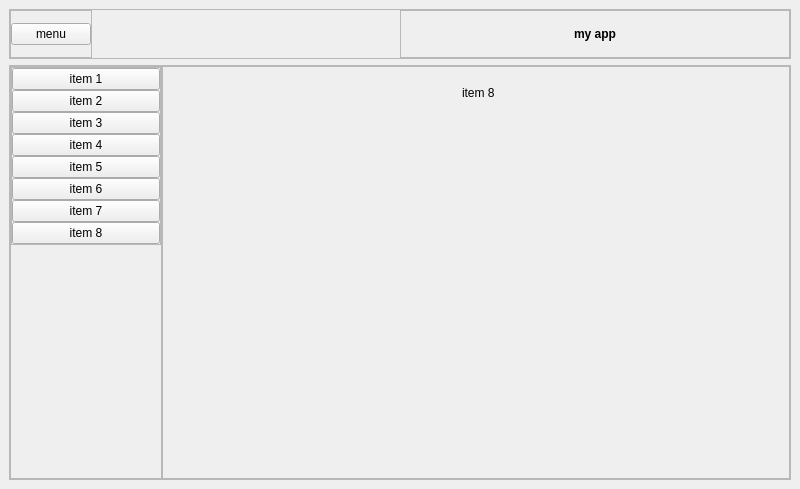
<?xml version="1.0" encoding="UTF-8"?>
<ui version="4.0">
 <class>MainWindow</class>
 <widget class="QMainWindow" name="MainWindow">
  <property name="geometry">
   <rect>
    <x>0</x>
    <y>0</y>
    <width>800</width>
    <height>489</height>
   </rect>
  </property>
  <property name="windowTitle">
   <string>MainWindow</string>
  </property>
  <widget class="QWidget" name="centralwidget">
   <layout class="QVBoxLayout" name="verticalLayout">
    <item alignment="Qt::AlignTop">
     <widget class="QFrame" name="header">
      <property name="minimumSize">
       <size>
        <width>0</width>
        <height>50</height>
       </size>
      </property>
      <property name="maximumSize">
       <size>
        <width>16777215</width>
        <height>50</height>
       </size>
      </property>
      <property name="frameShape">
       <enum>QFrame::StyledPanel</enum>
      </property>
      <property name="frameShadow">
       <enum>QFrame::Raised</enum>
      </property>
      <layout class="QHBoxLayout" name="horizontalLayout_2">
       <property name="spacing">
        <number>0</number>
       </property>
       <property name="leftMargin">
        <number>0</number>
       </property>
       <property name="topMargin">
        <number>0</number>
       </property>
       <property name="rightMargin">
        <number>0</number>
       </property>
       <property name="bottomMargin">
        <number>0</number>
       </property>
       <item alignment="Qt::AlignLeft">
        <widget class="QFrame" name="frame">
         <property name="frameShape">
          <enum>QFrame::StyledPanel</enum>
         </property>
         <property name="frameShadow">
          <enum>QFrame::Raised</enum>
         </property>
         <layout class="QHBoxLayout" name="horizontalLayout_3">
          <property name="spacing">
           <number>0</number>
          </property>
          <property name="leftMargin">
           <number>0</number>
          </property>
          <property name="topMargin">
           <number>0</number>
          </property>
          <property name="rightMargin">
           <number>0</number>
          </property>
          <property name="bottomMargin">
           <number>0</number>
          </property>
          <item>
           <widget class="QPushButton" name="pushButton">
            <property name="text">
             <string>menu</string>
            </property>
           </widget>
          </item>
         </layout>
        </widget>
       </item>
       <item>
        <widget class="QFrame" name="frame_3">
         <property name="frameShape">
          <enum>QFrame::StyledPanel</enum>
         </property>
         <property name="frameShadow">
          <enum>QFrame::Raised</enum>
         </property>
         <layout class="QVBoxLayout" name="verticalLayout_4">
          <property name="spacing">
           <number>0</number>
          </property>
          <property name="leftMargin">
           <number>0</number>
          </property>
          <property name="topMargin">
           <number>0</number>
          </property>
          <property name="rightMargin">
           <number>0</number>
          </property>
          <property name="bottomMargin">
           <number>0</number>
          </property>
          <item>
           <widget class="QLabel" name="label">
            <property name="font">
             <font>
              <weight>75</weight>
              <bold>true</bold>
             </font>
            </property>
            <property name="text">
             <string>my app</string>
            </property>
            <property name="alignment">
             <set>Qt::AlignCenter</set>
            </property>
           </widget>
          </item>
         </layout>
        </widget>
       </item>
      </layout>
     </widget>
    </item>
    <item>
     <widget class="QFrame" name="frame_2">
      <property name="frameShape">
       <enum>QFrame::StyledPanel</enum>
      </property>
      <property name="frameShadow">
       <enum>QFrame::Raised</enum>
      </property>
      <layout class="QHBoxLayout" name="horizontalLayout">
       <property name="spacing">
        <number>0</number>
       </property>
       <property name="leftMargin">
        <number>0</number>
       </property>
       <property name="topMargin">
        <number>0</number>
       </property>
       <property name="rightMargin">
        <number>0</number>
       </property>
       <property name="bottomMargin">
        <number>0</number>
       </property>
       <item alignment="Qt::AlignLeft">
        <widget class="QFrame" name="sidemenu">
         <property name="frameShape">
          <enum>QFrame::StyledPanel</enum>
         </property>
         <property name="frameShadow">
          <enum>QFrame::Raised</enum>
         </property>
         <layout class="QVBoxLayout" name="verticalLayout_2">
          <property name="spacing">
           <number>0</number>
          </property>
          <property name="leftMargin">
           <number>0</number>
          </property>
          <property name="topMargin">
           <number>0</number>
          </property>
          <property name="rightMargin">
           <number>0</number>
          </property>
          <property name="bottomMargin">
           <number>0</number>
          </property>
          <item alignment="Qt::AlignTop">
           <widget class="QFrame" name="frame_4">
            <property name="minimumSize">
             <size>
              <width>150</width>
              <height>0</height>
             </size>
            </property>
            <property name="maximumSize">
             <size>
              <width>150</width>
              <height>16777215</height>
             </size>
            </property>
            <property name="frameShape">
             <enum>QFrame::StyledPanel</enum>
            </property>
            <property name="frameShadow">
             <enum>QFrame::Raised</enum>
            </property>
            <layout class="QVBoxLayout" name="verticalLayout_3">
             <property name="spacing">
              <number>0</number>
             </property>
             <property name="leftMargin">
              <number>0</number>
             </property>
             <property name="topMargin">
              <number>0</number>
             </property>
             <property name="rightMargin">
              <number>0</number>
             </property>
             <property name="bottomMargin">
              <number>0</number>
             </property>
             <item>
              <widget class="QPushButton" name="pushButton_2">
               <property name="text">
                <string>item 1</string>
               </property>
              </widget>
             </item>
             <item>
              <widget class="QPushButton" name="pushButton_3">
               <property name="text">
                <string>item 2</string>
               </property>
              </widget>
             </item>
             <item>
              <widget class="QPushButton" name="pushButton_4">
               <property name="text">
                <string>item 3</string>
               </property>
              </widget>
             </item>
             <item>
              <widget class="QPushButton" name="pushButton_5">
               <property name="text">
                <string>item 4</string>
               </property>
              </widget>
             </item>
             <item>
              <widget class="QPushButton" name="pushButton_6">
               <property name="text">
                <string>item 5</string>
               </property>
              </widget>
             </item>
             <item>
              <widget class="QPushButton" name="pushButton_7">
               <property name="text">
                <string>item 6</string>
               </property>
              </widget>
             </item>
             <item>
              <widget class="QPushButton" name="pushButton_8">
               <property name="text">
                <string>item 7</string>
               </property>
              </widget>
             </item>
             <item>
              <widget class="QPushButton" name="pushButton_9">
               <property name="text">
                <string>item 8</string>
               </property>
              </widget>
             </item>
            </layout>
           </widget>
          </item>
         </layout>
        </widget>
       </item>
       <item>
        <widget class="QFrame" name="mainbody">
         <property name="sizePolicy">
          <sizepolicy hsizetype="Expanding" vsizetype="Expanding">
           <horstretch>0</horstretch>
           <verstretch>0</verstretch>
          </sizepolicy>
         </property>
         <property name="frameShape">
          <enum>QFrame::StyledPanel</enum>
         </property>
         <property name="frameShadow">
          <enum>QFrame::Raised</enum>
         </property>
         <layout class="QVBoxLayout" name="verticalLayout_5">
          <item>
           <widget class="QStackedWidget" name="stackedWidget">
            <property name="currentIndex">
             <number>7</number>
            </property>
            <widget class="QWidget" name="page">
             <widget class="QLabel" name="label_2">
              <property name="geometry">
               <rect>
                <x>260</x>
                <y>10</y>
                <width>101</width>
                <height>16</height>
               </rect>
              </property>
              <property name="text">
               <string>item 1</string>
              </property>
             </widget>
            </widget>
            <widget class="QWidget" name="page_5">
             <widget class="QLabel" name="label_3">
              <property name="geometry">
               <rect>
                <x>270</x>
                <y>10</y>
                <width>47</width>
                <height>13</height>
               </rect>
              </property>
              <property name="text">
               <string>item 2</string>
              </property>
             </widget>
            </widget>
            <widget class="QWidget" name="page_6">
             <widget class="QLabel" name="label_4">
              <property name="geometry">
               <rect>
                <x>280</x>
                <y>10</y>
                <width>47</width>
                <height>13</height>
               </rect>
              </property>
              <property name="text">
               <string>item 3</string>
              </property>
             </widget>
            </widget>
            <widget class="QWidget" name="page_7">
             <widget class="QLabel" name="label_5">
              <property name="geometry">
               <rect>
                <x>300</x>
                <y>10</y>
                <width>47</width>
                <height>13</height>
               </rect>
              </property>
              <property name="text">
               <string>item 4</string>
              </property>
             </widget>
            </widget>
            <widget class="QWidget" name="page_8">
             <widget class="QLabel" name="label_6">
              <property name="geometry">
               <rect>
                <x>290</x>
                <y>10</y>
                <width>47</width>
                <height>13</height>
               </rect>
              </property>
              <property name="text">
               <string>item 5</string>
              </property>
             </widget>
            </widget>
            <widget class="QWidget" name="page_9">
             <widget class="QLabel" name="label_7">
              <property name="geometry">
               <rect>
                <x>300</x>
                <y>10</y>
                <width>47</width>
                <height>13</height>
               </rect>
              </property>
              <property name="text">
               <string>item 6</string>
              </property>
             </widget>
            </widget>
            <widget class="QWidget" name="page_10">
             <widget class="QLabel" name="label_8">
              <property name="geometry">
               <rect>
                <x>280</x>
                <y>10</y>
                <width>47</width>
                <height>13</height>
               </rect>
              </property>
              <property name="text">
               <string>item 7</string>
              </property>
             </widget>
            </widget>
            <widget class="QWidget" name="page_2">
             <widget class="QLabel" name="label_9">
              <property name="geometry">
               <rect>
                <x>290</x>
                <y>10</y>
                <width>47</width>
                <height>13</height>
               </rect>
              </property>
              <property name="text">
               <string>item 8</string>
              </property>
             </widget>
            </widget>
           </widget>
          </item>
         </layout>
        </widget>
       </item>
      </layout>
     </widget>
    </item>
   </layout>
  </widget>
 </widget>
 <resources/>
 <connections/>
</ui>
